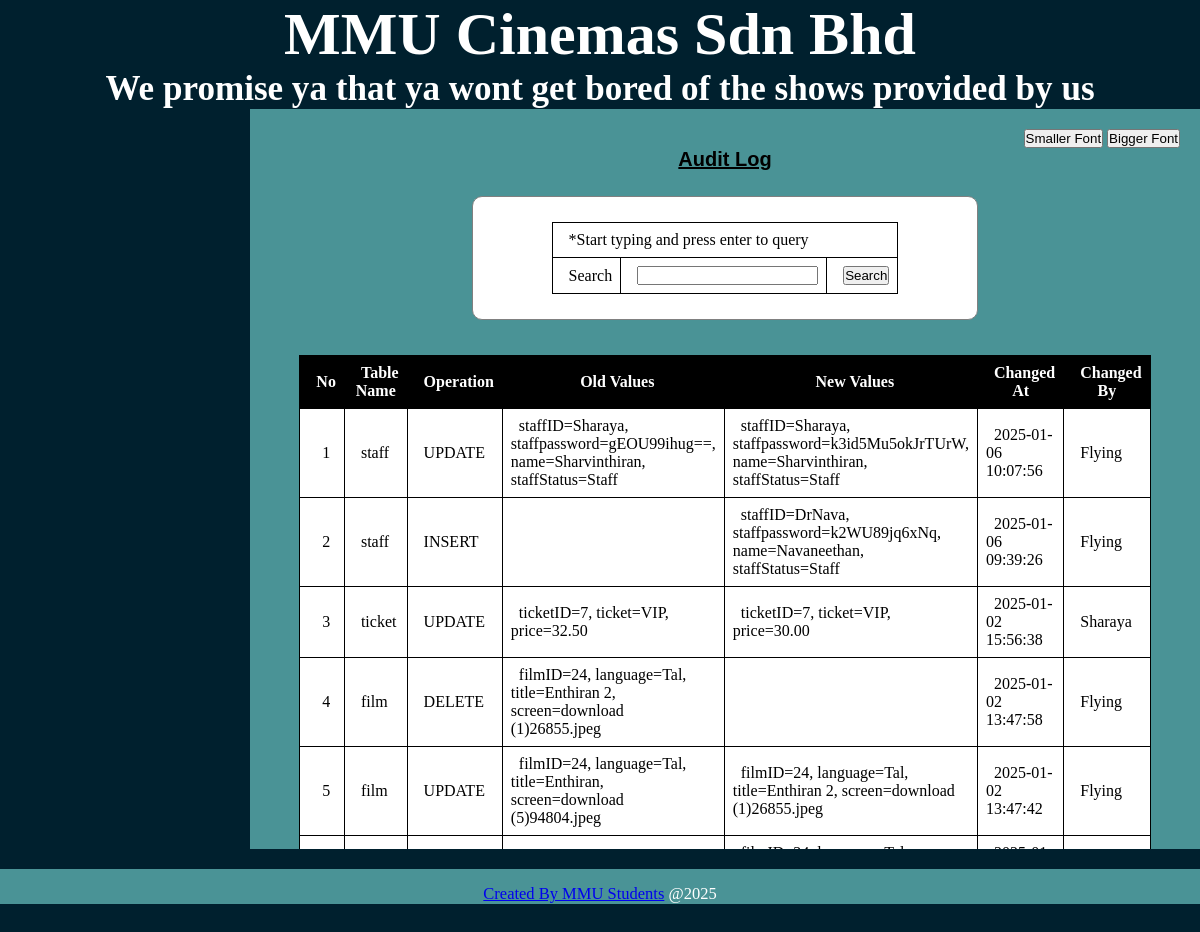
Page /audit_log_table.php (signed in) on the committed database.
### tables this page shows
CREATE TABLE `audit_log` (
  `id` int(11) NOT NULL,
  `table_name` varchar(255) DEFAULT NULL,
  `operation` varchar(10) DEFAULT NULL,
  `old_values` text DEFAULT NULL,
  `new_values` text DEFAULT NULL,
  `changed_at` timestamp NOT NULL DEFAULT current_timestamp(),
  `changed_by` varchar(255) DEFAULT NULL
);

### audit_log_table.php (the view, shortened to what this page needs)
<!DOCTYPE html>
<html>
<head>
    <link rel="stylesheet" type="text/css" href="style2.css">
</head>
<body>
<div id="wrapper">
    <div id="header">
        <?php include('header.php');?>
    </div>
    <div id="menu">
            <?php include('menu.php');?>
    </div>
    <div id="main">
        <p align="right">
            <button onclick="resizeFont(-1)">Smaller Font</button>
            <button onclick="resizeFont(1)">Bigger Font</button>
        </p>
        <center>
        <h1>Audit Log</h1>
            <center>
            <form id="borang" action="" method="POST" style="background-color: white; color:black">
                <table border="1" style="background-color: white; color:black">
                    <tr>
                        <td colspan="3">*Start typing and press enter to query</td>
                    </tr>
                    <tr>
                        <td>Search</td>
                        <td><input type="text" name="query" required autofocus /></td>
                        <td><input type="submit" name="submit" value="Search"></td>
                    </tr>
                </table>
            </form>
        <table border="1" style="background-color: white; color:black">
            <tr>
                <th>No</th>
                <th>Table Name</th>
                <th>Operation</th>
                <th>Old Values</th>
                <th>New Values</th>
                <th>Changed At</th>
                <th>Changed By</th>
            </tr>
            <?php
            require_once("connection.php");
            $query = isset($_POST['query']) ? $_POST['query'] : '';
            if ($query) {
                $stmt = $conn->prepare("SELECT * FROM audit_log WHERE table_name LIKE ? OR operation LIKE ? OR old_values LIKE ? OR new_values LIKE ? OR changed_by LIKE ? ORDER BY changed_at DESC");
                $searchQuery = "%" . $query . "%";
                $stmt->bind_param("sssss", $searchQuery, $searchQuery, $searchQuery, $searchQuery, $searchQuery);
            } else {
                $stmt = $conn->prepare("SELECT * FROM audit_log ORDER BY changed_at DESC");
            }
            if ($stmt->execute()) {
                $result = $stmt->get_result();
                $counter = 1;
                if ($result->num_rows > 0) {
                    while ($row = $result->fetch_assoc()) {
            ?>
                        <tr>
                            <td align="center"> <?php echo $counter++; ?> </td>
                            <td> <?php echo $row['table_name'] ?> </td>
                            <td> <?php echo $row['operation'] ?> </td>
                            <td> <?php echo $row['old_values'] ?> </td>
                            <td> <?php echo $row['new_values'] ?> </td>
                            <td> <?php echo $row['changed_at'] ?> </td>
                            <td> <?php echo $row['changed_by'] ?> </td>
                        </tr>
            <?php
                    }
                } else {
                    echo "<tr><td colspan='7' align='center'>No results found</td></tr>";
                }
            } else {
                echo "Error executing query: " . $stmt->error;
            }
            ?>
        </table>
        </center>
    </div>
    <div id="footer">
        <?php include('footer.php');?>
    </div>
</div>
</html>

### header.php
<link href="//db.onlinewebfonts.com/c/0686a7a9dc5f6bd5f555298d801d88ac?family=Brody" rel="stylesheet" type="text/css"/>
	<h1>MMU Cinemas Sdn Bhd</h1>
	<h3>We promise ya that ya wont get bored of the shows provided by us</h3>

### footer.php
<a style="font-family:'verdana'" href="https://steamcommunity.com/id/imthegodofdota2">Created By MMU Students</a>
 <?php echo date("@Y"); ?>

### style2.css (style rules this page uses)
* { margin: 0; padding: 0; }
body { font-family: cursive; color: white; background-color: #00202e; }
#header { font-family: "brody", regular; font-weight: normal; font-size: 30px; text-align: center; background-color: #00202e; }
#footer { margin-top: 20px; height: 25px auto; text-align: center; padding-top: 15px; width: 100%; background-color: #4a9396; font-size: 16.5px; margin-bottom: 0px; }
#menu { padding-top: 15px; float: left; width:250px; height:730px; background-color: #00202e; border-radius: 0px 0px 0px 0px; margin-bottom: -100px; overflow-x: hidden; }
#main { height: 700px; background-color: #4a9396; min-height: 650px auto; float:inline; width: 96.8% auto; padding: 20px; overflow: auto; }
#main table { width: 70%; border-collapse: collapse; margin: 10px auto; border-color: black; text-indent: 8px; }
#main table { text-decoration: none; }
#main table th { background-color: black; color: #fff; font-size: 16px; padding:8px 8px; }
#main table td { padding:8px 8px; }
#main table tr { color: black; }
#borang { background-color: #f2f2f2; padding: 15px; margin: 25px; width: 52%; border: 1px solid grey; border-radius: 10px; margin-bottom: 35px; }
#main h1 { font-size:20px; text-decoration-line: underline; font-family: 'Franklin Gothic Medium', 'Arial Narrow', Arial, sans-serif; color: black; }

### rows in the picture
audit_log: table_name "staff", operation "UPDATE", old_values "staffID=Sharaya, staffpassword=gEOU99ihug==, name=Sharvinthiran, staffStatus=Staff", new_values "staffID=Sharaya, staffpassword=k3id5Mu5okJrTUrW, name=Sharvinthiran, staffStatus=Staff", changed_at "2025-01-06 10:07:56", changed_by "Flying"
audit_log: table_name "staff", operation "INSERT", new_values "staffID=DrNava, staffpassword=k2WU89jq6xNq, name=Navaneethan, staffStatus=Staff", changed_at "2025-01-06 09:39:26", changed_by "Flying"
audit_log: table_name "ticket", operation "UPDATE", old_values "ticketID=7, ticket=VIP, price=32.50", new_values "ticketID=7, ticket=VIP, price=30.00", changed_at "2025-01-02 15:56:38", changed_by "Sharaya"
audit_log: table_name "film", operation "DELETE", old_values "filmID=24, language=Tal, title=Enthiran 2, screen=download (1)26855.jpeg", changed_at "2025-01-02 13:47:58", changed_by "Flying"
audit_log: table_name "film", operation "UPDATE", old_values "filmID=24, language=Tal, title=Enthiran, screen=download (5)94804.jpeg", new_values "filmID=24, language=Tal, title=Enthiran 2, screen=download (1)26855.jpeg", changed_at "2025-01-02 13:47:42", changed_by "Flying"
